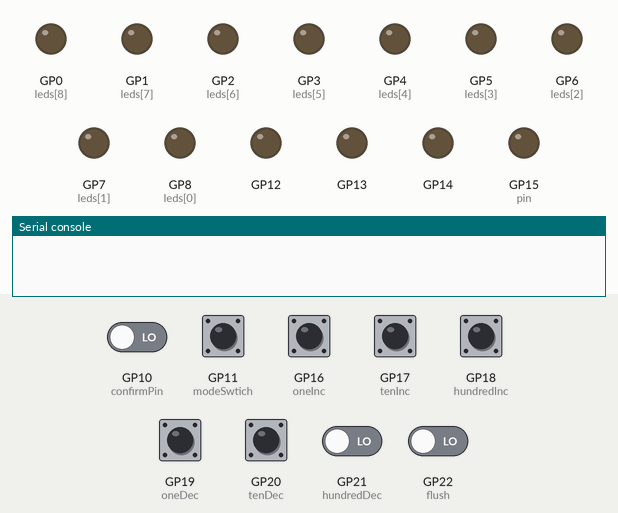
Recording of a program running on a simulated Raspberry Pi Pico running MicroPython. Parts: output pins drawn as LEDs (lit = HIGH), the last lines printed to the serial console. Inputs (shaded band) come from the test bench; at power-on: GP10 (confirmPin), GP11 (modeSwtich), GP16 (oneInc), GP17 (tenInc), GP18 (hundredInc), GP19 (oneDec), GP20 (tenDec), GP21 (hundredDec), GP22 (flush) LOW.

Above: at 1.2 s.
1.3 s: GP11 (modeSwtich) pulled HIGH for 1 s
At 3.0 s:
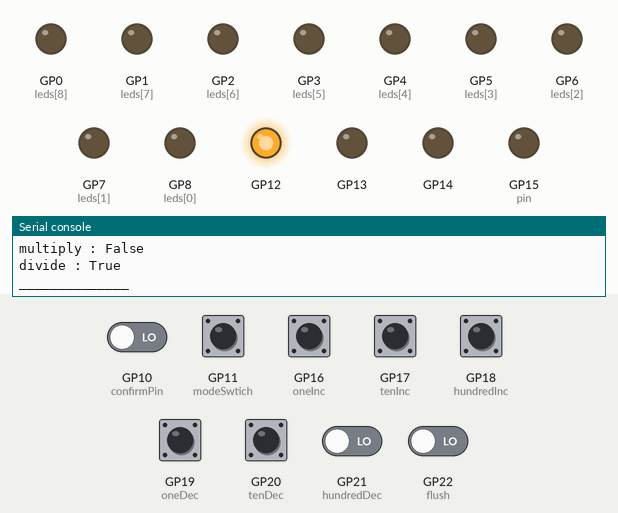
3.8 s: GP16 (oneInc) pulled HIGH for 0.15 s
At 5.0 s:
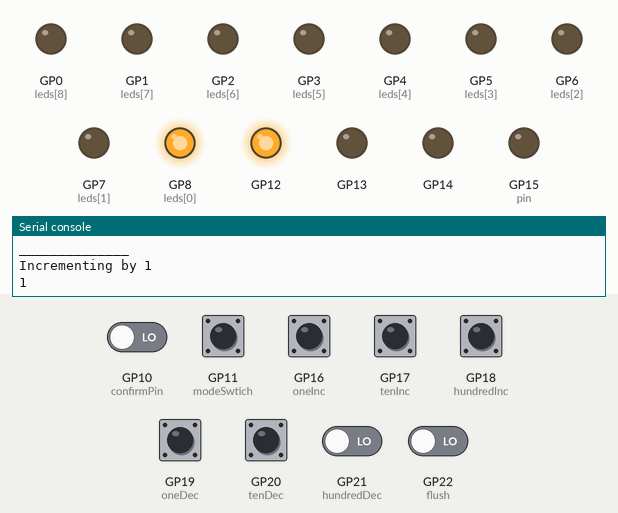
5.4 s: GP17 (tenInc) pulled HIGH for 0.15 s
At 6.5 s:
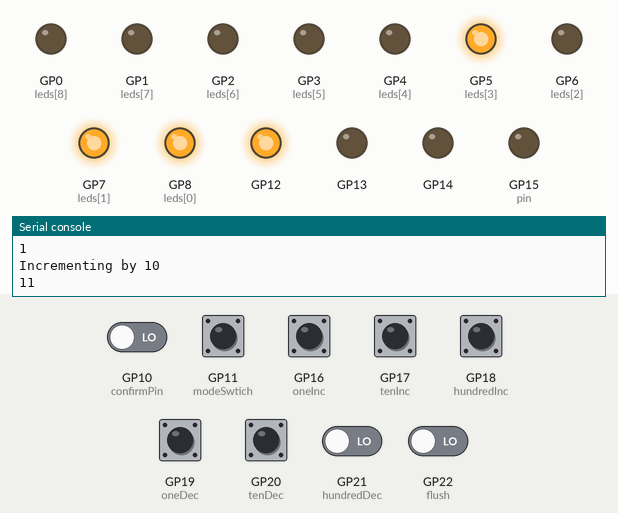
7.0 s: GP19 (oneDec) pulled HIGH for 0.15 s
At 7.7 s:
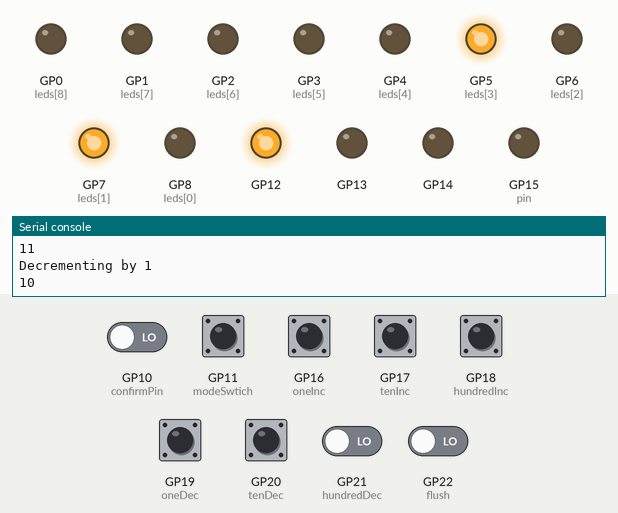
8.6 s: GP18 (hundredInc) pulled HIGH for 0.15 s
At 8.9 s:
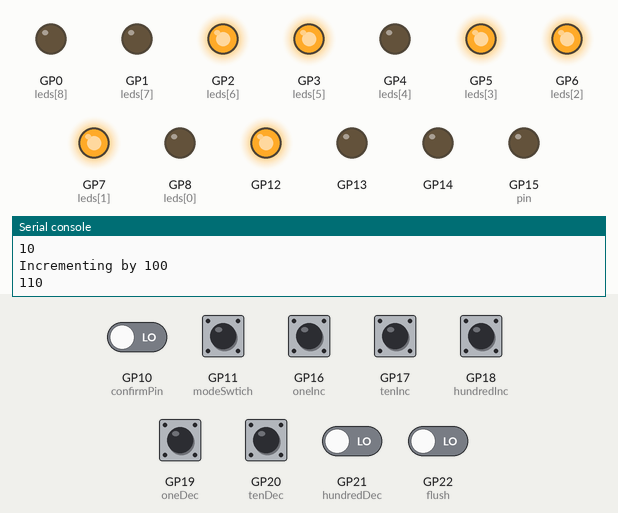
10.2 s: GP20 (tenDec) pulled HIGH for 0.15 s
At 11.3 s:
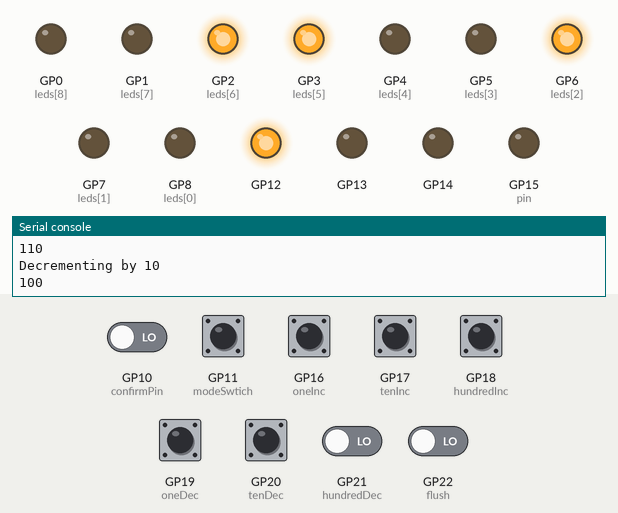
Timing chart, 0 to 12.8 s (numbered marks = the images above; inputs shaded):
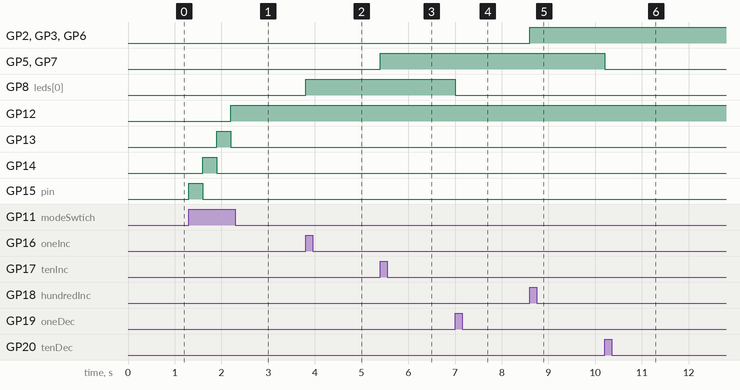

The program:

calculator.py
```python
from machine import *
import time
import math


oneInc = Pin(16, Pin.IN, Pin.PULL_DOWN)
tenInc = Pin(17, Pin.IN, Pin.PULL_DOWN)
hundredInc = Pin(18, Pin.IN, Pin.PULL_DOWN)
oneDec = Pin(19, Pin.IN, Pin.PULL_DOWN)
tenDec = Pin(20, Pin.IN, Pin.PULL_DOWN)
hundredDec = Pin(21, Pin.IN, Pin.PULL_DOWN)
flush = Pin(22, Pin.IN, Pin.PULL_DOWN)
modeSwtich = Pin(11, Pin.IN, Pin.PULL_DOWN)
confirmPin = Pin(10, Pin.IN, Pin.PULL_DOWN)
mode_pins = [{ "mode" : "add", "pin" : 15, "state" : False},{ "mode" : "subtract", "pin" : 14, "state" : False},{ "mode" : "multiply", "pin" : 13, "state" : False},{ "mode" : "divide", "pin" : 12, "state" : False}]
led_pins = [8, 7, 6, 5, 4, 3, 2, 1,0]
leds = [machine.Pin(pin, machine.Pin.OUT) for pin in led_pins]
modeLeds = [machine.Pin(led["pin"], machine.Pin.OUT) for led in mode_pins]

curNum = 0
# Define a global variable to keep track of the number of times the function is called
call_count = 0

def modeSwitch():
    global call_count

    for i, led in enumerate(mode_pins, start=1):
        if led["state"]:
            led["state"] = False
            modeLeds[i - 1].toggle()
            try:
                mode_pins[i]["state"] = True
                modeLeds[i].toggle()
                break
            except IndexError:
                break


    # Increment the call_count
    call_count += 1

    # Check if the function has been called four times and reset the states
    if call_count == 5:
        for led in mode_pins:
            led["state"] = False
            for led in modeLeds : led.value(0)
        call_count = 0
        return


    if not any(led["state"] for led in mode_pins):
        mode_pins[0]["state"] = True
        modeLeds[0].toggle()


def activateLeds(num):
    for led in leds:
        led.value(0)
    i = 0
    if num == 0:
        return
    while num != 0:
        binaryBool = num % 2
        num //= 2
        leds[i].value(binaryBool)
        i += 1

def clear():
    global curNum
    curNum = 0
    activateLeds(curNum)

def incrementFunc(increment):
    global curNum
    if (curNum + increment) > math.pow(2,len(leds)):
        curNum == math.pow(2,len(leds))
        return
    curNum += increment
    print(curNum)
    activateLeds(curNum)

def decrementFunc(decrement):
    global curNum
    if (curNum - decrement) < 0:
        curNum == 0
        return
    curNum -= decrement
    print(curNum)
    activateLeds(curNum)

while True:
    if oneInc.value():
        print("Incrementing by 1")
        incrementFunc(1)
        time.sleep(0.3)
    if tenInc.value():
        print("Incrementing by 10")
        incrementFunc(10)
        time.sleep(0.3)
    if hundredInc.value():
        print("Incrementing by 100")
        incrementFunc(100)
        time.sleep(0.3)
    if oneDec.value():
        print("Decrementing by 1")
        decrementFunc(1)
        time.sleep(0.3)
    if tenDec.value():
        print("Decrementing by 10")
        decrementFunc(10)
        time.sleep(0.3)
    if hundredDec.value():
        print("Decrementing by 100")
        decrementFunc(100)
        time.sleep(0.3)
    if flush.value():
        clear()
    if modeSwtich.value():
        modeSwitch()
        for pin in mode_pins:
            print(f"{pin['mode']} : {pin['state']}")
        print("______________")
        time.sleep(0.3)
    if confirmPin.value():
        print("confirmed")
        time.sleep(0.3)
```

Measured:
- after the input at 1.3 s, GP12: LOW → HIGH after 0.90 s; GP13: LOW → HIGH after 0.60 s, → LOW 0.30 s later; GP14: LOW → HIGH after 0.30 s, → LOW 0.30 s later; GP15 (pin): LOW → HIGH at once, → LOW 0.30 s later
- after the input at 3.8 s, GP8 (leds[0]): LOW → HIGH at once
- after the input at 5.4 s, GP5 (leds[3]), GP7 (leds[1]): LOW → HIGH at once
- after the input at 7.0 s, GP8 (leds[0]): HIGH → LOW at once
- after the input at 8.6 s, GP2 (leds[6]), GP3 (leds[5]), GP6 (leds[2]): LOW → HIGH at once
- after the input at 10.2 s, GP5 (leds[3]), GP7 (leds[1]): HIGH → LOW at once
